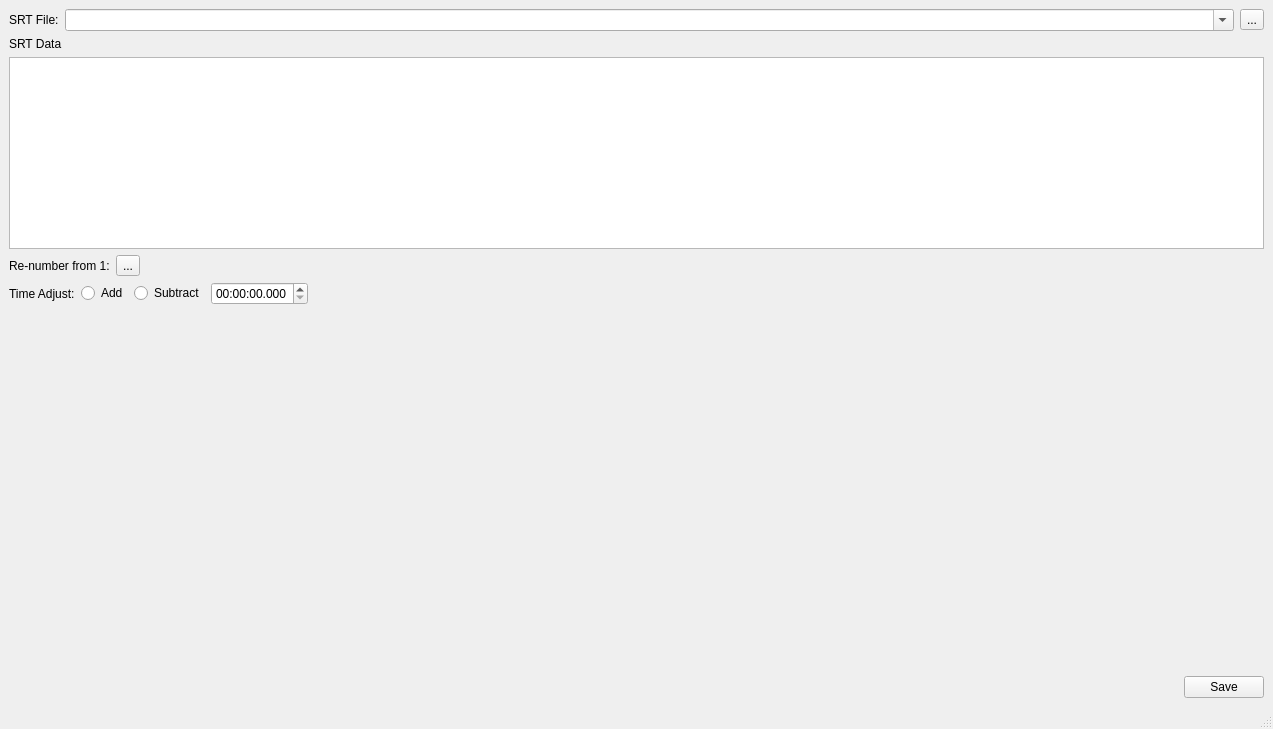
<?xml version="1.0" encoding="UTF-8"?>
<ui version="4.0">
 <class>CMainWindow</class>
 <widget class="QMainWindow" name="CMainWindow">
  <property name="geometry">
   <rect>
    <x>0</x>
    <y>0</y>
    <width>1273</width>
    <height>729</height>
   </rect>
  </property>
  <property name="windowTitle">
   <string>Fix SRT Files</string>
  </property>
  <widget class="QWidget" name="centralwidget">
   <layout class="QGridLayout" name="gridLayout">
    <item row="6" column="0">
     <spacer name="horizontalSpacer_3">
      <property name="orientation">
       <enum>Qt::Horizontal</enum>
      </property>
      <property name="sizeHint" stdset="0">
       <size>
        <width>40</width>
        <height>20</height>
       </size>
      </property>
     </spacer>
    </item>
    <item row="4" column="0" colspan="2">
     <layout class="QHBoxLayout" name="horizontalLayout_3">
      <item>
       <widget class="QLabel" name="label_2">
        <property name="text">
         <string>Time Adjust:</string>
        </property>
       </widget>
      </item>
      <item>
       <widget class="QRadioButton" name="addBtn">
        <property name="text">
         <string>Add</string>
        </property>
       </widget>
      </item>
      <item>
       <widget class="QRadioButton" name="subBtn">
        <property name="text">
         <string>Subtract</string>
        </property>
       </widget>
      </item>
      <item>
       <widget class="QTimeEdit" name="timeOffset">
        <property name="displayFormat">
         <string>hh:mm:ss.zzz</string>
        </property>
       </widget>
      </item>
      <item>
       <spacer name="horizontalSpacer">
        <property name="orientation">
         <enum>Qt::Horizontal</enum>
        </property>
        <property name="sizeHint" stdset="0">
         <size>
          <width>40</width>
          <height>20</height>
         </size>
        </property>
       </spacer>
      </item>
     </layout>
    </item>
    <item row="2" column="0" colspan="2">
     <widget class="QTreeView" name="srtData">
      <property name="sizePolicy">
       <sizepolicy hsizetype="Expanding" vsizetype="Minimum">
        <horstretch>0</horstretch>
        <verstretch>0</verstretch>
       </sizepolicy>
      </property>
     </widget>
    </item>
    <item row="3" column="0" colspan="2">
     <layout class="QHBoxLayout" name="horizontalLayout">
      <item>
       <widget class="QLabel" name="label">
        <property name="text">
         <string>Re-number from 1:</string>
        </property>
       </widget>
      </item>
      <item>
       <widget class="QToolButton" name="renumberBtn">
        <property name="text">
         <string>...</string>
        </property>
        <property name="icon">
         <iconset resource="application.qrc">
          <normaloff>:/resources/go.png</normaloff>:/resources/go.png</iconset>
        </property>
       </widget>
      </item>
      <item>
       <spacer name="horizontalSpacer_2">
        <property name="orientation">
         <enum>Qt::Horizontal</enum>
        </property>
        <property name="sizeHint" stdset="0">
         <size>
          <width>40</width>
          <height>20</height>
         </size>
        </property>
       </spacer>
      </item>
     </layout>
    </item>
    <item row="1" column="0" colspan="2">
     <widget class="QLabel" name="label_3">
      <property name="sizePolicy">
       <sizepolicy hsizetype="Preferred" vsizetype="Fixed">
        <horstretch>0</horstretch>
        <verstretch>0</verstretch>
       </sizepolicy>
      </property>
      <property name="text">
       <string>SRT Data</string>
      </property>
     </widget>
    </item>
    <item row="6" column="1">
     <widget class="QPushButton" name="saveSrtBtn">
      <property name="text">
       <string>Save</string>
      </property>
     </widget>
    </item>
    <item row="5" column="0" colspan="2">
     <spacer name="verticalSpacer">
      <property name="orientation">
       <enum>Qt::Vertical</enum>
      </property>
      <property name="sizeHint" stdset="0">
       <size>
        <width>20</width>
        <height>40</height>
       </size>
      </property>
     </spacer>
    </item>
    <item row="0" column="0" colspan="2">
     <layout class="QHBoxLayout" name="horizontalLayout_2">
      <item>
       <widget class="QLabel" name="label_1">
        <property name="sizePolicy">
         <sizepolicy hsizetype="Maximum" vsizetype="Preferred">
          <horstretch>0</horstretch>
          <verstretch>0</verstretch>
         </sizepolicy>
        </property>
        <property name="text">
         <string>SRT File:</string>
        </property>
       </widget>
      </item>
      <item>
       <widget class="NSABUtils::CDelayComboBox" name="srtFile">
        <property name="sizePolicy">
         <sizepolicy hsizetype="Expanding" vsizetype="Fixed">
          <horstretch>0</horstretch>
          <verstretch>0</verstretch>
         </sizepolicy>
        </property>
        <property name="editable">
         <bool>true</bool>
        </property>
        <property name="insertPolicy">
         <enum>QComboBox::InsertAtTop</enum>
        </property>
       </widget>
      </item>
      <item>
       <widget class="QToolButton" name="openSrtBtn">
        <property name="text">
         <string>...</string>
        </property>
        <property name="icon">
         <iconset resource="application.qrc">
          <normaloff>:/resources/fileopen.png</normaloff>:/resources/fileopen.png</iconset>
        </property>
       </widget>
      </item>
     </layout>
    </item>
   </layout>
  </widget>
  <widget class="QMenuBar" name="menubar">
   <property name="geometry">
    <rect>
     <x>0</x>
     <y>0</y>
     <width>1273</width>
     <height>22</height>
    </rect>
   </property>
  </widget>
  <widget class="QStatusBar" name="statusbar"/>
  <action name="actionQuit">
   <property name="text">
    <string>Quit</string>
   </property>
   <property name="iconText">
    <string>&amp;Quit</string>
   </property>
   <property name="shortcut">
    <string>Alt+F4</string>
   </property>
  </action>
 </widget>
 <customwidgets>
  <customwidget>
   <class>NSABUtils::CDelayComboBox</class>
   <extends>QComboBox</extends>
   <header>SABUtils/DelayComboBox.h</header>
  </customwidget>
 </customwidgets>
 <tabstops>
  <tabstop>srtFile</tabstop>
  <tabstop>openSrtBtn</tabstop>
  <tabstop>srtData</tabstop>
 </tabstops>
 <resources>
  <include location="application.qrc"/>
 </resources>
 <connections>
  <connection>
   <sender>actionQuit</sender>
   <signal>triggered()</signal>
   <receiver>CMainWindow</receiver>
   <slot>close()</slot>
   <hints>
    <hint type="sourcelabel">
     <x>-1</x>
     <y>-1</y>
    </hint>
    <hint type="destinationlabel">
     <x>500</x>
     <y>332</y>
    </hint>
   </hints>
  </connection>
 </connections>
</ui>
